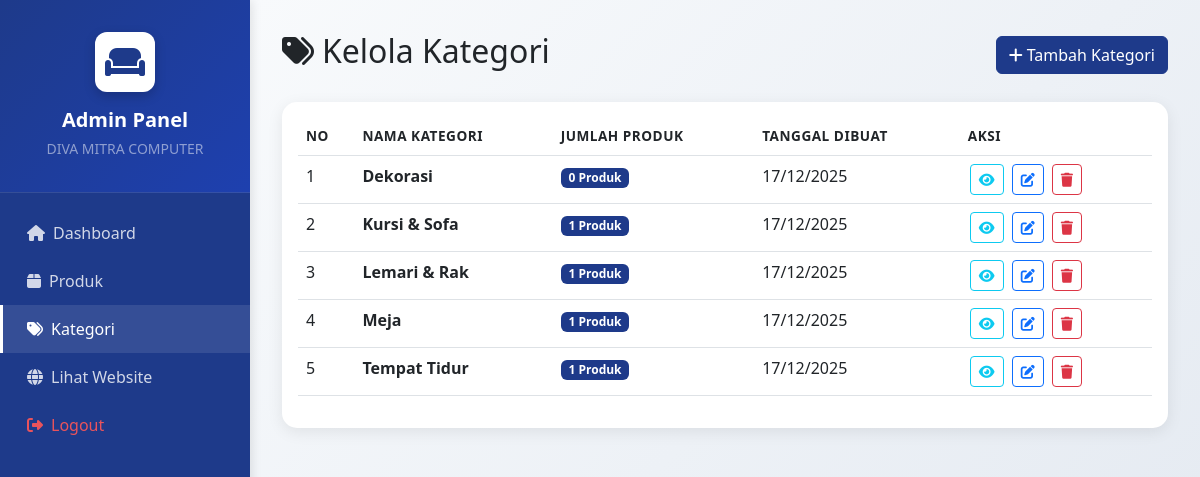
The app's page /admin/categories.php (signed in) with its own data.
### tables this page shows
CREATE TABLE `categories` (
  `id` int NOT NULL,
  `name` varchar(100) NOT NULL,
  `created_at` timestamp NULL DEFAULT CURRENT_TIMESTAMP
);

### admin/categories.php (the view, shortened to what this page needs)
<?php
$conn = getConnection();
$action = $_GET['action'] ?? 'list';
$category = null;
$categories = $conn->query("SELECT c.*, COUNT(p.id) as product_count
                           FROM categories c
                           LEFT JOIN products p ON c.id = p.category_id
                           GROUP BY c.id
                           ORDER BY c.name");
include '../includes/header-admin.php';
?>
<div class="container-fluid p-0">
    <?php include '../includes/sidebar-admin.php'; ?>
    <div class="admin-content-wrapper p-4">
            <?php if ($action == 'add' || $action == 'edit'): ?>
                <div class="card">
                    <div class="card-header bg-primary-custom text-white">
                        <h5 class="mb-0">
                            <i class="fas fa-<?php echo $action == 'add' ? 'plus' : 'edit'; ?> me-2"></i>
                            <?php echo $action == 'add' ? 'Tambah Kategori Baru' : 'Edit Kategori'; ?>
                        </h5>
                    </div>
                    <div class="card-body">
                        <form method="POST">
                            <?php if ($action == 'edit'): ?>
                            <input type="hidden" name="id" value="<?php echo $category['id']; ?>">
                            <?php endif; ?>
                            <div class="mb-3">
                                <label for="name" class="form-label">Nama Kategori <span class="text-danger">*</span></label>
                                <input type="text"
                                       class="form-control"
                                       id="name"
                                       name="name"
                                       value="<?php echo htmlspecialchars($category['name'] ?? ''); ?>"
                                       required
                                       autofocus>
                            </div>
                            <div class="d-flex gap-2">
                                <button type="submit" class="btn btn-primary-custom">
                                    <i class="fas fa-save me-1"></i>Simpan
                                </button>
                                <a href="/catalog/admin/categories.php" class="btn btn-outline-secondary">
                                    <i class="fas fa-times me-1"></i>Batal
                                </a>
                            </div>
                        </form>
                    </div>
                </div>
            <?php else: ?>
                <div class="d-flex justify-content-between align-items-center mb-4">
                    <h2><i class="fas fa-tags me-2"></i>Kelola Kategori</h2>
                    <a href="/catalog/admin/categories.php?action=add" class="btn btn-primary-custom">
                        <i class="fas fa-plus me-1"></i>Tambah Kategori
                    </a>
                </div>
                <div class="card">
                    <div class="card-body">
                        <?php if ($categories->num_rows > 0): ?>
                        <div class="table-responsive">
                            <table class="table table-hover">
                                <thead>
                                    <tr>
                                        <th>NO</th>
                                        <th>Nama Kategori</th>
                                        <th>Jumlah Produk</th>
                                        <th>Tanggal Dibuat</th>
                                        <th>Aksi</th>
                                    </tr>
                                </thead>
                                <tbody>
                                    <?php
                                    $no = 1;
                                    while($cat = $categories->fetch_assoc()): ?>
                                    <tr>
                                        <td><?php echo $no++; ?></td>
                                        <td>
                                            <strong><?php echo htmlspecialchars($cat['name']); ?></strong>
                                        </td>
                                        <td>
                                            <span class="badge bg-primary-custom">
                                                <?php echo $cat['product_count']; ?> Produk
                                            </span>
                                        </td>
                                        <td><?php echo date('d/m/Y', strtotime($cat['created_at'])); ?></td>
                                        <td>
                                            <a href="/catalog/products.php?category=<?php echo $cat['id']; ?>"
                                               class="btn btn-sm btn-outline-info btn-action"
                                               target="_blank"
                                               title="Lihat Produk">
                                                <i class="fas fa-eye"></i>
                                            </a>
                                            <a href="/catalog/admin/categories.php?action=edit&id=<?php echo $cat['id']; ?>"
                                               class="btn btn-sm btn-outline-primary btn-action"
                                               title="Edit">
                                                <i class="fas fa-edit"></i>
                                            </a>
                                            <a href="/catalog/admin/categories.php?action=delete&id=<?php echo $cat['id']; ?>"
                                               class="btn btn-sm btn-outline-danger btn-action"
                                               onclick="return confirmDelete('Apakah Anda yakin ingin menghapus kategori ini?')"
                                               title="Hapus">
                                                <i class="fas fa-trash"></i>
                                            </a>
                                        </td>
                                    </tr>
                                    <?php endwhile; ?>
                                </tbody>
                            </table>
                        </div>
                        <?php endif; ?>
                    </div>
                </div>
            <?php endif; ?>
        </div>
    </div>
</body>
</html>

### includes/header-admin.php (shortened to what this page needs)
<!DOCTYPE html>
<html lang="id">
<head>
    <link href="https://cdn.jsdelivr.net/npm/bootstrap@5.3.0/dist/css/bootstrap.min.css" rel="stylesheet">
    <link rel="stylesheet" href="https://cdnjs.cloudflare.com/ajax/libs/font-awesome/6.4.0/css/all.min.css">
    <link rel="stylesheet" href="/catalog/assets/css/style.css">
</head>
<body>

### includes/sidebar-admin.php
<div class="admin-sidebar">
    <div class="admin-sidebar-header text-center">
        <div class="admin-sidebar-logo">
            <i class="fas fa-couch"></i>
        </div>
        <h5 class="text-white mb-1 fw-bold">Admin Panel</h5>
        <small class="text-white-50">DIVA MITRA COMPUTER</small>
    </div>
    <ul class="nav flex-column mt-3">
        <li class="nav-item">
            <a class="nav-link <?php echo (basename($_SERVER['PHP_SELF']) == 'dashboard.php') ? 'active' : ''; ?>"
               href="/catalog/admin/dashboard.php">
                <i class="fas fa-home me-2"></i>Dashboard
            </a>
        </li>
        <li class="nav-item">
            <a class="nav-link <?php echo (basename($_SERVER['PHP_SELF']) == 'products.php') ? 'active' : ''; ?>"
               href="/catalog/admin/products.php">
                <i class="fas fa-box me-2"></i>Produk
            </a>
        </li>
        <li class="nav-item">
            <a class="nav-link <?php echo (basename($_SERVER['PHP_SELF']) == 'categories.php') ? 'active' : ''; ?>"
               href="/catalog/admin/categories.php">
                <i class="fas fa-tags me-2"></i>Kategori
            </a>
        </li>
        <li class="nav-item">
            <a class="nav-link" href="/catalog/">
                <i class="fas fa-globe me-2"></i>Lihat Website
            </a>
        </li>
        <li class="nav-item">
            <a class="nav-link text-danger" href="/catalog/admin/logout.php">
                <i class="fas fa-sign-out-alt me-2"></i>Logout
            </a>
        </li>
    </ul>
</div>

### assets/css/style.css (style rules this page uses)
:root { --primary-blue: #1e3a8a; --primary-blue-dark: #1e40af; --primary-blue-light: #3b82f6; --secondary-blue: #2563eb; --accent-blue: #60a5fa; }
body { font-family: 'Segoe UI', Tahoma, Geneva, Verdana, sans-serif; background-color: #f8fafc; min-height: 100vh; display: flex; flex-direction: column; }
.bg-primary-custom { background-color: var(--primary-blue) !important; }
.btn-primary-custom { background-color: var(--primary-blue); border-color: var(--primary-blue); color: white; }
.card { border: none; box-shadow: 0 4px 16px rgba(0, 0, 0, 0.08); transition: all 0.3s ease; border-radius: 15px; overflow: hidden; background: white; }
.table { background: white; border-radius: 0; }
.table thead { background-color: #f8fafc; color: var(--primary-blue); font-weight: 600; text-transform: uppercase; font-size: 0.85rem; letter-spacing: 0.5px; }
.table tbody tr { transition: all 0.2s ease; }
.btn-action { margin: 0 2px; }
.admin-sidebar { background-color: var(--primary-blue); padding: 0; position: fixed; top: 0; left: 0; height: 100vh; overflow-y: auto; overflow-x: hidden; z-index: 1000; width: 250px; box-shadow: 2px 0 10px rgba(0, 0, 0, 0.1); }
.admin-sidebar-header { border-bottom: 1px solid rgba(255, 255, 255, 0.1); padding: 2rem 1.5rem; background: linear-gradient(135deg, var(--primary-blue) 0%, var(--primary-blue-dark) 100%); }
.admin-sidebar-logo { width: 60px; height: 60px; background: white; border-radius: 12px; display: flex; align-items: center; justify-content: center; margin: 0 auto 1rem; box-shadow: 0 4px 12px rgba(0, 0, 0, 0.2); }
.admin-sidebar-logo i { font-size: 2rem; color: var(--primary-blue); }
.admin-content-wrapper { margin-left: 250px; min-height: 100vh; width: calc(100% - 250px); background: linear-gradient(135deg, #f8fafc 0%, #e2e8f0 100%); padding: 2rem !important; }
.admin-sidebar .nav-link { color: rgba(255, 255, 255, 0.8); padding: 0.75rem 1.5rem; transition: all 0.3s ease; border-left: 3px solid transparent; }
.admin-sidebar .nav-link:hover, .admin-sidebar .nav-link.active { background-color: rgba(255, 255, 255, 0.1); color: white; border-left-color: white; }
.admin-sidebar .nav-link.text-danger { color: rgba(255, 87, 87, 0.9) !important; }

### records on screen
categories: name "Dekorasi", product_count "0", created_at "17/12/2025"
categories: name "Kursi & Sofa", product_count "1", created_at "17/12/2025"
categories: name "Lemari & Rak", product_count "1", created_at "17/12/2025"
categories: name "Meja", product_count "1", created_at "17/12/2025"
categories: name "Tempat Tidur", product_count "1", created_at "17/12/2025"
